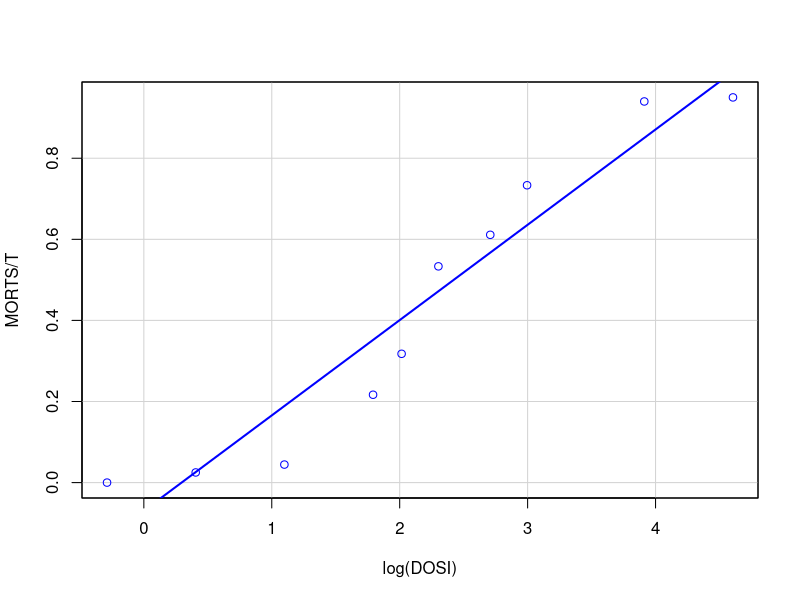
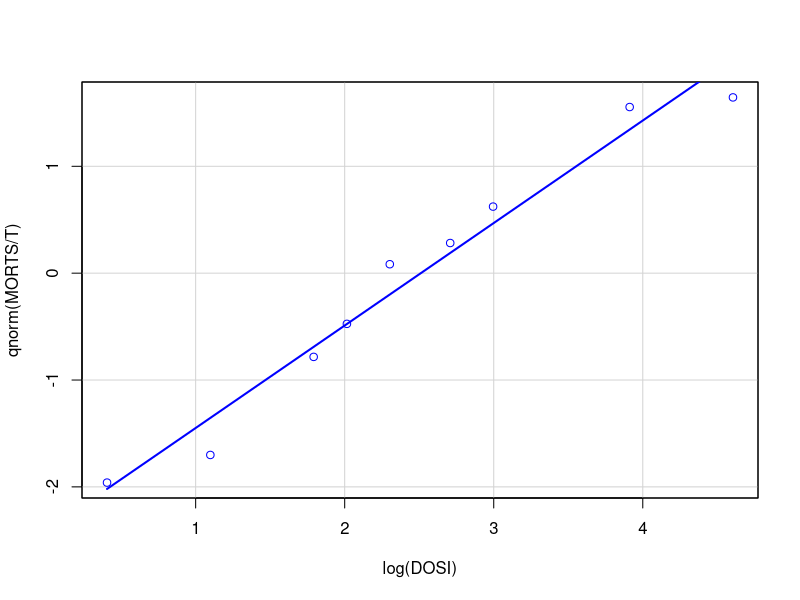
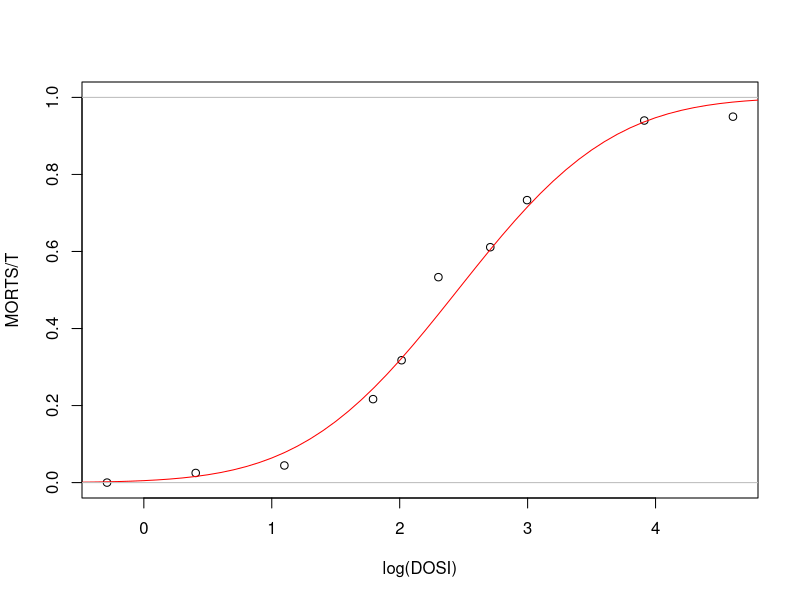
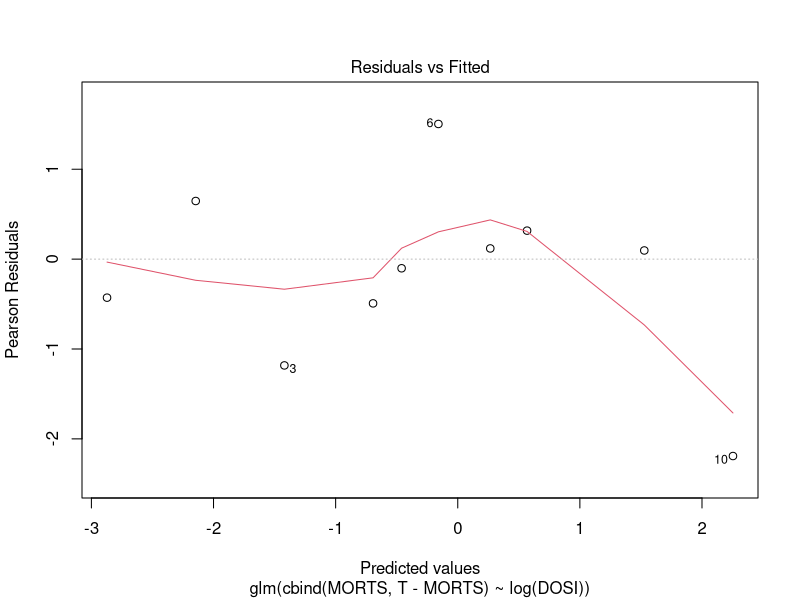
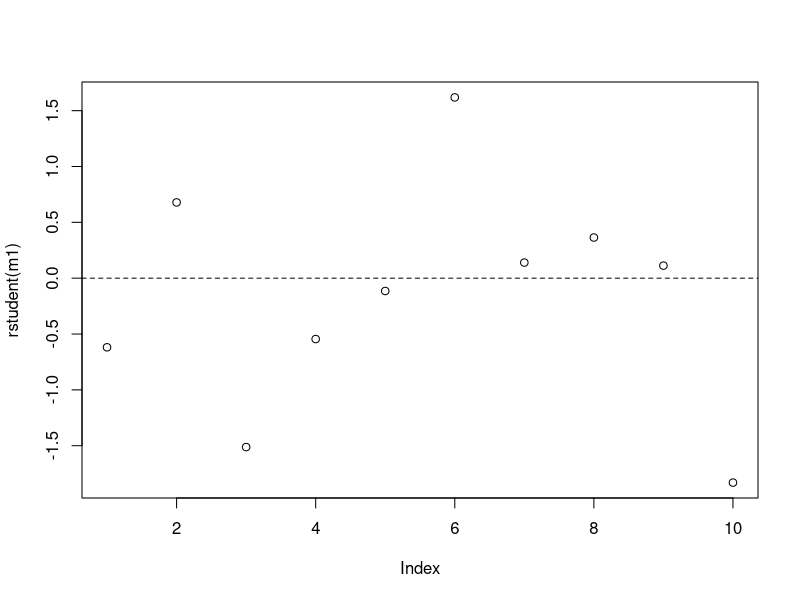
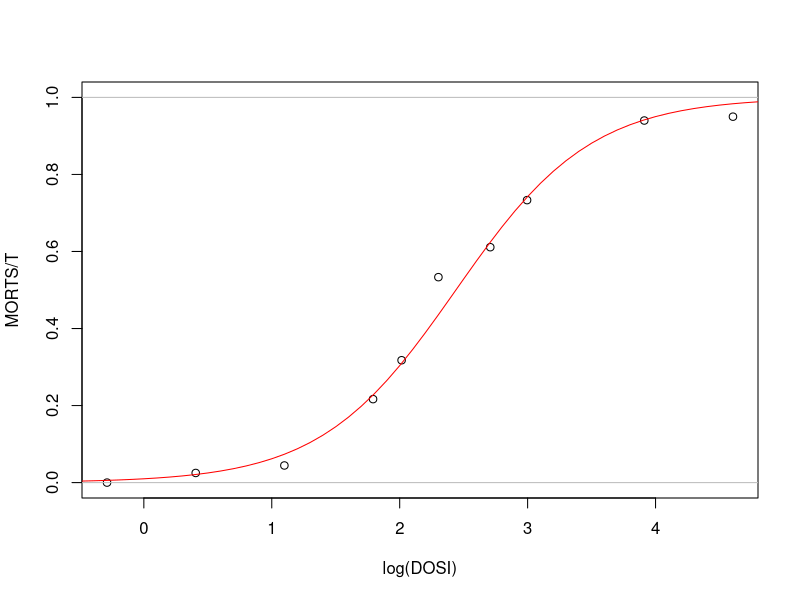
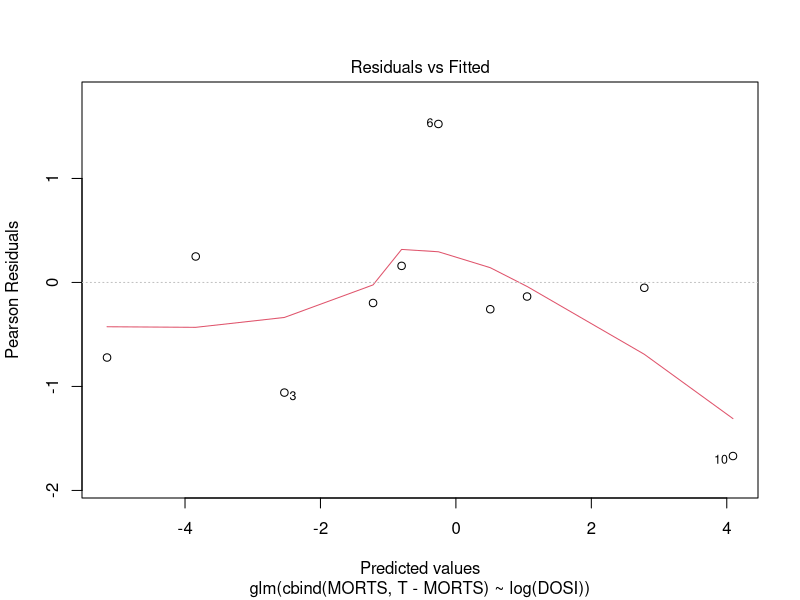
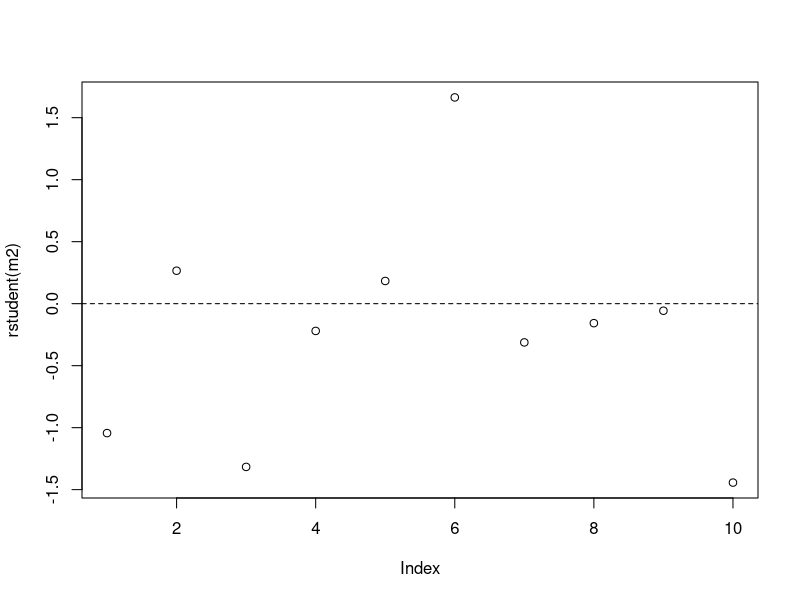

Recreate these plots in R, in order.
## ---- chunk 1
knitr::opts_chunk$set(echo = TRUE)
## ---- chunk 2
#setwd("...")
dd<-read.csv2("../data/insecticida.csv")
library(car)
library(RcmdrMisc)
head(dd)

scatterplot(MORTS/T~log(DOSI),smooth=F,boxplots=F,data=dd)
scatterplot(qnorm(MORTS/T)~log(DOSI),smooth=F,boxplots=F,data=dd[2:10,])
## ---- chunk 3
summary(m1<-glm(cbind(MORTS,T-MORTS)~log(DOSI),family=binomial(link="probit"),data=dd))

#dosis<-0:100+.5
dosis<-exp(seq(-1,5,.1))
plot(MORTS/T~log(DOSI),dd,ylim=c(0,1))
lines(predict(m1,data.frame(DOSI=dosis),ty="response")~log(dosis),col="red")
abline(h=c(0,1),col="grey")
## ---- chunk 4
(X<-cbind(1,log(dd$DOSI)))
(beta<-m1$coefficients)
# %*% = producte de matrius
# t = transposar
t(pl<-X%*%beta)
predict(m1)
## ---- chunk 5
t(pr<-pnorm(pl))
predict(m1,ty="response")
## ---- chunk 6
t(pmu<-pr*dd$T)
(dev<-2*sum(ifelse(dd$MORTS==0,0,dd$MORTS*log(dd$MORTS/pmu))+(dd$T-dd$MORTS)*log((dd$T-dd$MORTS)/(dd$T-pmu))))
m1$deviance
## ---- chunk 7
t((dd$MORTS-pmu)/sqrt(dd$T*pr*(1-pr)))
resid(m1,ty="pearson")

## ---- chunk 8
t(sign(dd$MORTS-pmu)*sqrt(2*(ifelse(dd$MORTS==0,0,dd$MORTS*log(dd$MORTS/pmu))+(dd$T-dd$MORTS)*log((dd$T-dd$MORTS)/(dd$T-pmu)))))
resid(m1,ty="deviance")
## ---- chunk 9
c("Pearson"=PS1<-sum(residuals(m1,type="pearson")^2),"G.L."=m1$df.res)
c("Par.disp"=PS1/m1$df.res,"p.valor"=2*min(pchisq(PS1,m1$df.res),1-pchisq(PS1,m1$df.res)))

## ---- chunk 10
plot(m1,1)

plot(rstudent(m1))
abline(h=c(-2,0,2),lt=2)
## ---- chunk 11
summary(m2<-glm(cbind(MORTS,T-MORTS)~log(DOSI),family=binomial(link="logit"),data=dd))

plot(MORTS/T~log(DOSI),dd,ylim=c(0,1))
lines(predict(m2,data.frame(DOSI=dosis),ty="response")~log(dosis),col="red")
abline(h=c(0,1),col="grey")
## ---- chunk 12
c("Pearson"=PS2<-sum(residuals(m2,type="pearson")^2),"G.L."=m2$df.res)
c("Par.disp"=PS2/m2$df.res,"p.valor"=2*min(pchisq(PS2,m2$df.res),1-pchisq(PS2,m2$df.res)))

## ---- chunk 13
plot(m2,1)

plot(rstudent(m2))
abline(h=c(-2,0,2),lt=2)
## ---- chunk 14
summary(m3<-glm(cbind(MORTS,T-MORTS)~log(DOSI),family=binomial(link="cloglog"),data=dd))

plot(MORTS/T~log(DOSI),dd,ylim=c(0,1))
lines(predict(m3,data.frame(DOSI=dosis),ty="response")~log(dosis),col="red")
abline(h=c(0,1),col="grey")
## ---- chunk 15
c("Pearson"=PS3<-sum(residuals(m3,type="pearson")^2),"G.L."=m3$df.res)
c("Par.disp"=PS3/m3$df.res,"p.valor"=2*min(pchisq(PS3,m3$df.res),1-pchisq(PS3,m3$df.res)))

## ---- chunk 16
plot(m3,1)

plot(rstudent(m3))
abline(h=c(-2,0,2),lt=2)
## ---- chunk 17
summary(m4<-glm(cbind(T-MORTS,MORTS)~log(DOSI),family=binomial(link="cloglog"),data=dd))

plot(MORTS/T~log(DOSI),dd,ylim=c(0,1))
lines(1-predict(m4,data.frame(DOSI=dosis),ty="response")~log(dosis),col="red")
abline(h=c(0,1),col="grey")
## ---- chunk 18
c("Pearson"=PS4<-sum(residuals(m4,type="pearson")^2),"G.L."=m4$df.res)
c("Par.disp"=PS4/m4$df.res,"p.valor"=2*min(pchisq(PS4,m4$df.res),1-pchisq(PS4,m4$df.res)))

## ---- chunk 19
plot(m4,1)

plot(rstudent(m4))
abline(h=c(-2,0,2),lt=2)
## ---- chunk 20
rbind("Deviancies"=c("probit"=m1$deviance,"logit"=m2$deviance,"cloglog"=m3$deviance,"loglog"=m4$deviance),
     "Par.disp.Dev"=c(m1$deviance/m1$df.residual,m2$deviance/m2$df.residual,m3$deviance/m3$df.residual,m4$deviance/m4$df.residual),
     "Pearson"=c(PS1,PS2,PS3,PS4),
     "Par.disp.P"=c(PS1/m1$df.residual,PS2/m2$df.residual,PS3/m3$df.residual,PS4/m4$df.residual),
     "logLik"=c(logLik(m1),logLik(m2),logLik(m3),logLik(m4)),
     "AIC"=c(AIC(m1),AIC(m2),AIC(m3),AIC(m4)),
     "Dif.Dev."=c(m1$null.deviance-m1$deviance,m2$null.deviance-m2$deviance,m3$null.deviance-m3$deviance,
                  m4$null.deviance-m4$deviance),
     "R2"=c(1-m1$deviance/m1$null.deviance,1-m2$deviance/m2$null.deviance,
            1-m3$deviance/m3$null.deviance,1-m4$deviance/m4$null.deviance))
